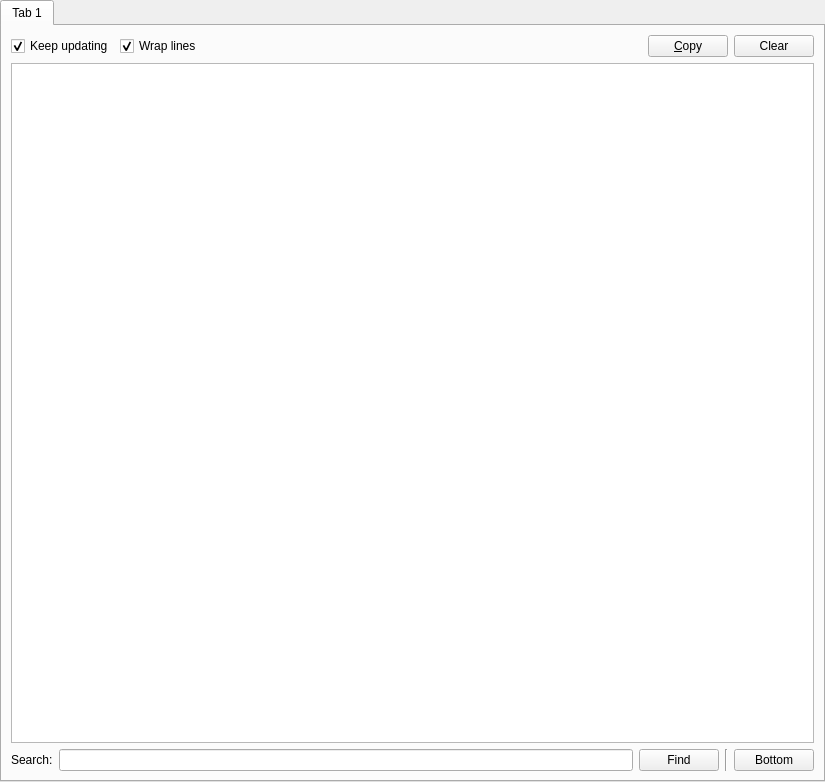
<?xml version="1.0" encoding="UTF-8"?>
<ui version="4.0">
 <class>LogPage</class>
 <widget class="QWidget" name="LogPage">
  <property name="geometry">
   <rect>
    <x>0</x>
    <y>0</y>
    <width>825</width>
    <height>782</height>
   </rect>
  </property>
  <layout class="QVBoxLayout" name="verticalLayout">
   <property name="leftMargin">
    <number>0</number>
   </property>
   <property name="topMargin">
    <number>0</number>
   </property>
   <property name="rightMargin">
    <number>0</number>
   </property>
   <property name="bottomMargin">
    <number>0</number>
   </property>
   <item>
    <widget class="QTabWidget" name="tabWidget">
     <property name="currentIndex">
      <number>0</number>
     </property>
     <widget class="QWidget" name="tab">
      <attribute name="title">
       <string notr="true">Tab 1</string>
      </attribute>
      <layout class="QGridLayout" name="gridLayout">
       <item row="1" column="0" colspan="5">
        <widget class="LogView" name="text">
         <property name="undoRedoEnabled">
          <bool>false</bool>
         </property>
         <property name="readOnly">
          <bool>true</bool>
         </property>
         <property name="plainText">
          <string notr="true"/>
         </property>
         <property name="textInteractionFlags">
          <set>Qt::LinksAccessibleByKeyboard|Qt::LinksAccessibleByMouse|Qt::TextBrowserInteraction|Qt::TextSelectableByKeyboard|Qt::TextSelectableByMouse</set>
         </property>
         <property name="centerOnScroll">
          <bool>false</bool>
         </property>
        </widget>
       </item>
       <item row="0" column="0" colspan="5">
        <layout class="QHBoxLayout" name="horizontalLayout">
         <item>
          <widget class="QCheckBox" name="trackLogCheckbox">
           <property name="text">
            <string>Keep updating</string>
           </property>
           <property name="checked">
            <bool>true</bool>
           </property>
          </widget>
         </item>
         <item>
          <widget class="QCheckBox" name="wrapCheckbox">
           <property name="text">
            <string>Wrap lines</string>
           </property>
           <property name="checked">
            <bool>true</bool>
           </property>
          </widget>
         </item>
         <item>
          <spacer name="horizontalSpacer">
           <property name="orientation">
            <enum>Qt::Horizontal</enum>
           </property>
           <property name="sizeHint" stdset="0">
            <size>
             <width>40</width>
             <height>20</height>
            </size>
           </property>
          </spacer>
         </item>
         <item>
          <widget class="QPushButton" name="btnCopy">
           <property name="toolTip">
            <string>Copy the whole log into the clipboard</string>
           </property>
           <property name="text">
            <string>&amp;Copy</string>
           </property>
          </widget>
         </item>
         <item>
          <widget class="QPushButton" name="btnClear">
           <property name="toolTip">
            <string>Clear the log</string>
           </property>
           <property name="text">
            <string>Clear</string>
           </property>
          </widget>
         </item>
        </layout>
       </item>
       <item row="2" column="0">
        <widget class="QLabel" name="label">
         <property name="text">
          <string>Search:</string>
         </property>
        </widget>
       </item>
       <item row="2" column="2">
        <widget class="QPushButton" name="findButton">
         <property name="text">
          <string>Find</string>
         </property>
        </widget>
       </item>
       <item row="2" column="1">
        <widget class="QLineEdit" name="searchBar"/>
       </item>
       <item row="2" column="4">
        <widget class="QPushButton" name="btnBottom">
         <property name="toolTip">
          <string>Scroll all the way to bottom</string>
         </property>
         <property name="text">
          <string>Bottom</string>
         </property>
        </widget>
       </item>
       <item row="2" column="3">
        <widget class="Line" name="line">
         <property name="orientation">
          <enum>Qt::Vertical</enum>
         </property>
        </widget>
       </item>
      </layout>
     </widget>
    </widget>
   </item>
  </layout>
 </widget>
 <customwidgets>
  <customwidget>
   <class>LogView</class>
   <extends>QPlainTextEdit</extends>
   <header>widgets/LogView.h</header>
  </customwidget>
 </customwidgets>
 <tabstops>
  <tabstop>tabWidget</tabstop>
  <tabstop>trackLogCheckbox</tabstop>
  <tabstop>wrapCheckbox</tabstop>
  <tabstop>btnCopy</tabstop>
  <tabstop>btnClear</tabstop>
  <tabstop>text</tabstop>
  <tabstop>searchBar</tabstop>
  <tabstop>findButton</tabstop>
 </tabstops>
 <resources/>
 <connections/>
</ui>
